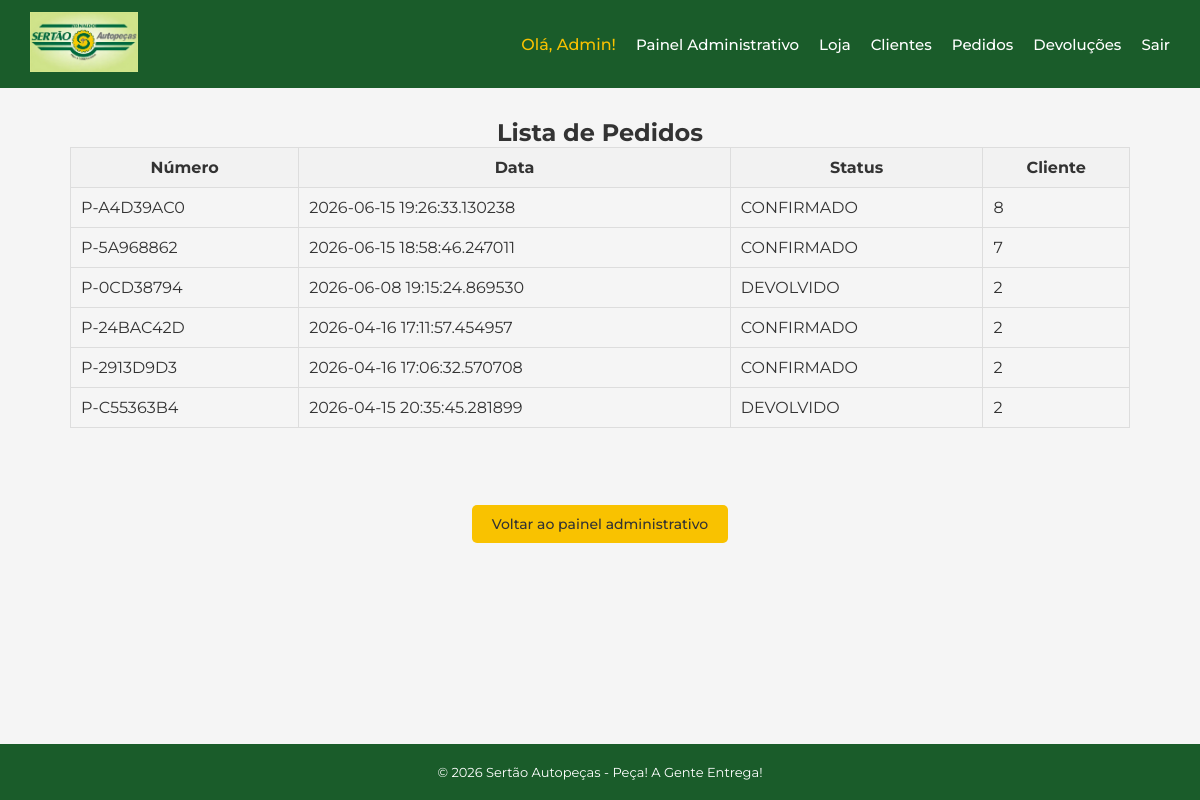
The app's page /admin/pedidos (signed in), older data.
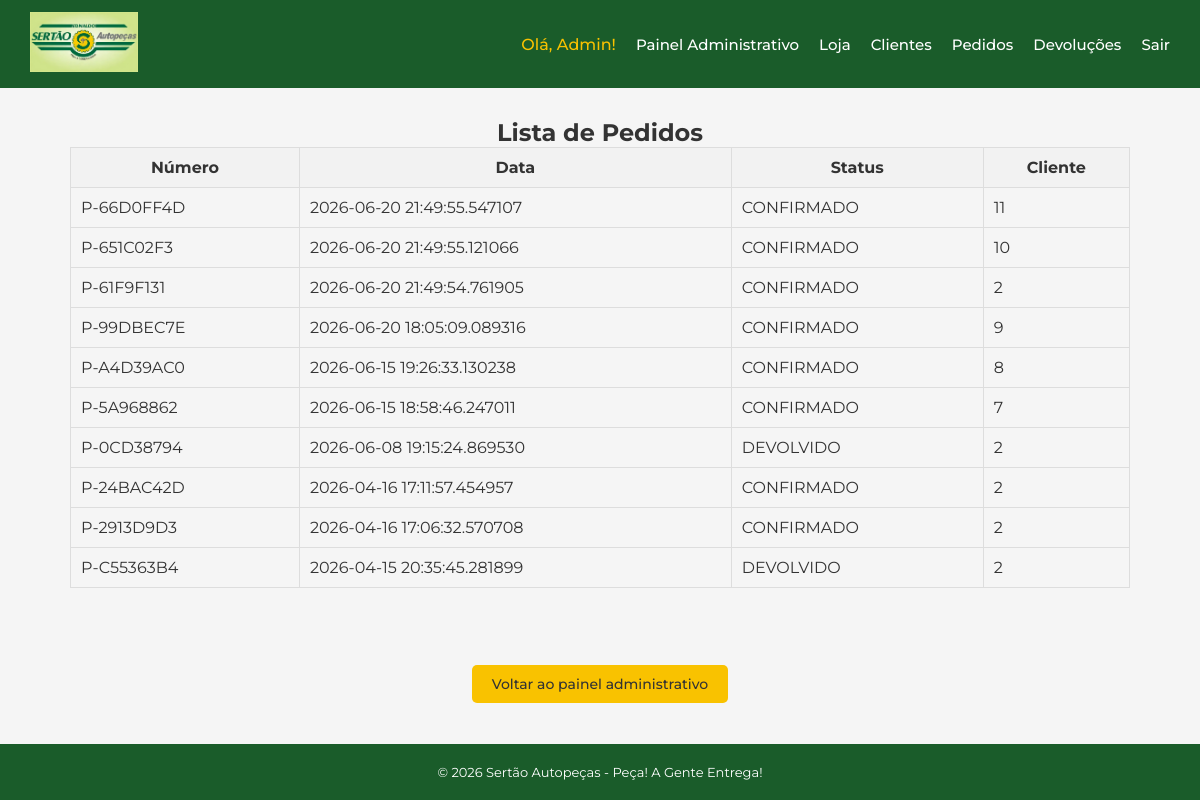
The same page, newer data.
### app/models.py (models this page shows)
class Pedido(db.Model):
    id = db.Column(db.Integer, primary_key=True)
    numero = db.Column(db.String, nullable=False, unique=True)
    data = db.Column(db.DateTime, default=agora_brasilia)
    status = db.Column(db.String, nullable=False)
    usuario_id = db.Column(db.Integer, db.ForeignKey('usuario.id'), nullable=False)
    usuario = db.relationship('Usuario', back_populates='pedidos')
    itens = db.relationship('ItemPedido', backref='pedido')

### app/routes/admin.py (the view)
@admin.route("/admin/pedidos", methods=["GET"])
@login_required
def listar_pedidos():
    if current_user.perfil != 'ADMIN':
        return redirect('/loja')
    pedidos = Pedido.query.order_by(Pedido.data.desc()).all()
    return render_template('admin/pedidos.html', pedidos=pedidos)

### app/models.py (called while the page is built)
@login_manager.user_loader
def load_user(user_id):
    return Usuario.query.get(int(user_id))

### app/templates/admin/pedidos.html (shortened to what this page needs)
{% extends 'base.html' %}
{% block conteudo %}
    <h2 style='text-align: center;'>Lista de Pedidos</h2>
    {% if pedidos %}
        <table style="width: 100%; border-collapse: collapse;">
            <thead>
                <tr style="background-color: #f2f2f2;">
                    <th style="padding: 10px; border: 1px solid #ddd;">Número</th>
                    <th style="padding: 10px; border: 1px solid #ddd;">Data</th>
                    <th style="padding: 10px; border: 1px solid #ddd;">Status</th>
                    <th style="padding: 10px; border: 1px solid #ddd;">Cliente</th>
                </tr>
            </thead>
            <tbody>
                {% for pedido in pedidos %}
                <tr>
                    <td style="padding: 10px; border: 1px solid #ddd;">
                        {{ pedido.numero }}
                    </td>
                    <td style="padding: 10px; border: 1px solid #ddd;">
                        {{ pedido.data }}
                    </td>
                    <td style="padding: 10px; border: 1px solid #ddd;">
                        {{ pedido.status }}
                    </td>
                    <td style="padding: 10px; border: 1px solid #ddd;">
                        {{ pedido.usuario_id }}
                    </td>
                </tr>
                {% endfor %}
            </tbody>
        </table>
    {% else %}
        <br>
        <p style='text-align: center;'>Nenhum pedido encontrado.</p>
    {% endif %}
    <br><br><br>
    <div style="text-align: center; margin-top: 20px;">
        <a href="/admin" class="btn btn-primary">Voltar ao painel administrativo</a>
    </div>
{% endblock %}

Row changes from the older to the newer data that the page shows:
added Pedido: numero "P-66D0FF4D", data "2026-06-20 21:49:55.547107", status "CONFIRMADO", usuario_id "11"
added Pedido: numero "P-651C02F3", data "2026-06-20 21:49:55.121066", status "CONFIRMADO", usuario_id "10"
added Pedido: numero "P-61F9F131", data "2026-06-20 21:49:54.761905", status "CONFIRMADO", usuario_id "2"
added Pedido: numero "P-99DBEC7E", data "2026-06-20 18:05:09.089316", status "CONFIRMADO", usuario_id "9"
